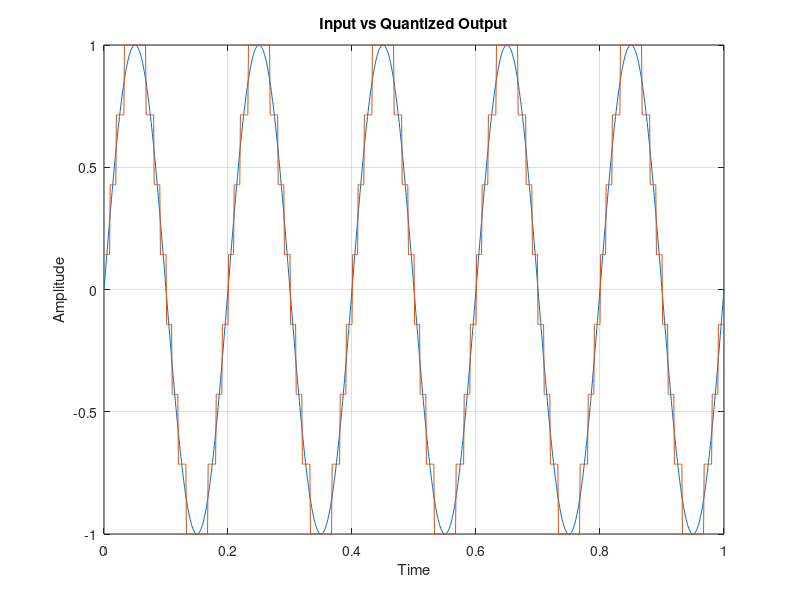

Write the MATLAB code that produced this figure.
f = 5;

t = 0:0.001:1;
x = sin(2*pi*f*t);

bits = 3;
L = 2^bits;

xmin = min(x);
xmax = max(x);

delta = (xmax - xmin)/(L - 1);

xq = round((x - xmin)/delta)*delta + xmin;

plot(t,x)
hold on
plot(t,xq)
grid on
title('Input vs Quantized Output')
xlabel('Time')
ylabel('Amplitude')
